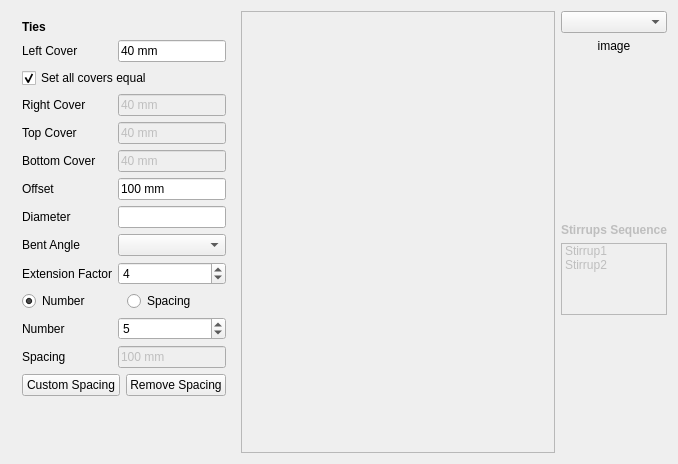
<?xml version="1.0" encoding="UTF-8"?>
<ui version="4.0">
 <class>Form</class>
 <widget class="QWidget" name="Form">
  <property name="geometry">
   <rect>
    <x>0</x>
    <y>0</y>
    <width>678</width>
    <height>464</height>
   </rect>
  </property>
  <property name="sizePolicy">
   <sizepolicy hsizetype="Preferred" vsizetype="Preferred">
    <horstretch>0</horstretch>
    <verstretch>0</verstretch>
   </sizepolicy>
  </property>
  <property name="windowTitle">
   <string>Form</string>
  </property>
  <layout class="QGridLayout" name="gridLayout" columnstretch="0,1,0">
   <item row="0" column="2">
    <layout class="QVBoxLayout" name="stirrups_configurationLayout">
     <item>
      <widget class="Gui::PrefComboBox" name="stirrups_configuration">
       <property name="sizePolicy">
        <sizepolicy hsizetype="Preferred" vsizetype="Preferred">
         <horstretch>0</horstretch>
         <verstretch>0</verstretch>
        </sizepolicy>
       </property>
       <property name="prefEntry" stdset="0">
        <cstring></cstring>
       </property>
       <property name="prefPath" stdset="0">
        <cstring></cstring>
       </property>
      </widget>
     </item>
     <item>
      <widget class="QLabel" name="stirrups_configurationImage">
       <property name="sizePolicy">
        <sizepolicy hsizetype="Expanding" vsizetype="Expanding">
         <horstretch>0</horstretch>
         <verstretch>0</verstretch>
        </sizepolicy>
       </property>
       <property name="text">
        <string>image</string>
       </property>
       <property name="scaledContents">
        <bool>false</bool>
       </property>
       <property name="alignment">
        <set>Qt::AlignHCenter|Qt::AlignTop</set>
       </property>
      </widget>
     </item>
     <item>
      <spacer name="verticalSpacer">
       <property name="orientation">
        <enum>Qt::Vertical</enum>
       </property>
       <property name="sizeType">
        <enum>QSizePolicy::Preferred</enum>
       </property>
       <property name="sizeHint" stdset="0">
        <size>
         <width>20</width>
         <height>40</height>
        </size>
       </property>
      </spacer>
     </item>
     <item>
      <widget class="QLabel" name="stirrups_sequenceLabel">
       <property name="enabled">
        <bool>false</bool>
       </property>
       <property name="font">
        <font>
         <weight>75</weight>
         <bold>true</bold>
        </font>
       </property>
       <property name="toolTip">
        <string>Adjust by dragging items</string>
       </property>
       <property name="text">
        <string>Stirrups Sequence</string>
       </property>
      </widget>
     </item>
     <item>
      <widget class="QListWidget" name="stirrups_sequenceListWidget">
       <property name="enabled">
        <bool>false</bool>
       </property>
       <property name="sizePolicy">
        <sizepolicy hsizetype="Expanding" vsizetype="Preferred">
         <horstretch>0</horstretch>
         <verstretch>0</verstretch>
        </sizepolicy>
       </property>
       <property name="sizeAdjustPolicy">
        <enum>QAbstractScrollArea::AdjustToContents</enum>
       </property>
       <property name="dragDropMode">
        <enum>QAbstractItemView::InternalMove</enum>
       </property>
       <property name="currentRow">
        <number>-1</number>
       </property>
       <item>
        <property name="text">
         <string>Stirrup1</string>
        </property>
       </item>
       <item>
        <property name="text">
         <string>Stirrup2</string>
        </property>
       </item>
      </widget>
     </item>
     <item>
      <spacer name="verticalSpacer_2">
       <property name="orientation">
        <enum>Qt::Vertical</enum>
       </property>
       <property name="sizeHint" stdset="0">
        <size>
         <width>20</width>
         <height>40</height>
        </size>
       </property>
      </spacer>
     </item>
    </layout>
   </item>
   <item row="0" column="0">
    <widget class="QWidget" name="stirrups_dataWidget" native="true">
     <property name="enabled">
      <bool>true</bool>
     </property>
     <layout class="QVBoxLayout" name="verticalLayout_2">
      <property name="leftMargin">
       <number>2</number>
      </property>
      <property name="topMargin">
       <number>0</number>
      </property>
      <property name="rightMargin">
       <number>0</number>
      </property>
      <property name="bottomMargin">
       <number>0</number>
      </property>
      <item>
       <widget class="QWidget" name="stirrups_commomDataWidget" native="true">
        <layout class="QFormLayout" name="formLayout">
         <item row="0" column="0" colspan="2">
          <widget class="QLabel" name="stirrups_heading">
           <property name="font">
            <font>
             <weight>75</weight>
             <bold>true</bold>
            </font>
           </property>
           <property name="text">
            <string>Ties</string>
           </property>
          </widget>
         </item>
         <item row="1" column="0">
          <widget class="QLabel" name="stirrups_leftCoverLabel">
           <property name="text">
            <string>Left Cover</string>
           </property>
          </widget>
         </item>
         <item row="1" column="1">
          <widget class="Gui::InputField" name="stirrups_leftCover">
           <property name="text">
            <string>40 mm</string>
           </property>
           <property name="unit" stdset="0">
            <string notr="true">mm</string>
           </property>
           <property name="quantity" stdset="0">
            <double>40.000000000000000</double>
           </property>
          </widget>
         </item>
         <item row="2" column="0" colspan="2">
          <widget class="QCheckBox" name="stirrups_allCoversEqual">
           <property name="text">
            <string>Set all covers equal</string>
           </property>
           <property name="checked">
            <bool>true</bool>
           </property>
          </widget>
         </item>
         <item row="3" column="0">
          <widget class="QLabel" name="stirrups_rightCoverLabel">
           <property name="text">
            <string>Right Cover</string>
           </property>
          </widget>
         </item>
         <item row="3" column="1">
          <widget class="Gui::InputField" name="stirrups_rightCover">
           <property name="enabled">
            <bool>false</bool>
           </property>
           <property name="text">
            <string>40 mm</string>
           </property>
           <property name="unit" stdset="0">
            <string notr="true">mm</string>
           </property>
           <property name="quantity" stdset="0">
            <double>40.000000000000000</double>
           </property>
          </widget>
         </item>
         <item row="4" column="0">
          <widget class="QLabel" name="stirrups_topCoverLabel">
           <property name="text">
            <string>Top Cover</string>
           </property>
          </widget>
         </item>
         <item row="4" column="1">
          <widget class="Gui::InputField" name="stirrups_topCover">
           <property name="enabled">
            <bool>false</bool>
           </property>
           <property name="text">
            <string>40 mm</string>
           </property>
           <property name="unit" stdset="0">
            <string notr="true">mm</string>
           </property>
           <property name="quantity" stdset="0">
            <double>40.000000000000000</double>
           </property>
          </widget>
         </item>
         <item row="5" column="0">
          <widget class="QLabel" name="stirrups_bottomCoverLabel">
           <property name="text">
            <string>Bottom Cover</string>
           </property>
          </widget>
         </item>
         <item row="5" column="1">
          <widget class="Gui::InputField" name="stirrups_bottomCover">
           <property name="enabled">
            <bool>false</bool>
           </property>
           <property name="text">
            <string>40 mm</string>
           </property>
           <property name="unit" stdset="0">
            <string notr="true">mm</string>
           </property>
           <property name="quantity" stdset="0">
            <double>40.000000000000000</double>
           </property>
          </widget>
         </item>
         <item row="6" column="0">
          <widget class="QLabel" name="stirrups_offsetLabel">
           <property name="text">
            <string>Offset</string>
           </property>
          </widget>
         </item>
         <item row="6" column="1">
          <widget class="Gui::InputField" name="stirrups_offset">
           <property name="text">
            <string>100 mm</string>
           </property>
           <property name="unit" stdset="0">
            <string notr="true">mm</string>
           </property>
           <property name="quantity" stdset="0">
            <double>100.000000000000000</double>
           </property>
          </widget>
         </item>
         <item row="11" column="0" colspan="2">
          <layout class="QHBoxLayout" name="horizontalLayout">
           <item>
            <widget class="Gui::PrefRadioButton" name="stirrups_number_radio">
             <property name="enabled">
              <bool>true</bool>
             </property>
             <property name="acceptDrops">
              <bool>false</bool>
             </property>
             <property name="text">
              <string>Number</string>
             </property>
             <property name="checked">
              <bool>true</bool>
             </property>
            </widget>
           </item>
           <item>
            <widget class="Gui::PrefRadioButton" name="stirrups_spacing_radio">
             <property name="text">
              <string>Spacing</string>
             </property>
            </widget>
           </item>
          </layout>
         </item>
         <item row="12" column="0">
          <widget class="QLabel" name="stirrups_numberLabel">
           <property name="text">
            <string>Number</string>
           </property>
          </widget>
         </item>
         <item row="12" column="1">
          <widget class="Gui::PrefSpinBox" name="stirrups_number">
           <property name="enabled">
            <bool>true</bool>
           </property>
           <property name="value">
            <number>5</number>
           </property>
          </widget>
         </item>
         <item row="13" column="0">
          <widget class="QLabel" name="stirrups_spacingLabel">
           <property name="text">
            <string>Spacing</string>
           </property>
          </widget>
         </item>
         <item row="13" column="1">
          <widget class="Gui::InputField" name="stirrups_spacing">
           <property name="enabled">
            <bool>false</bool>
           </property>
           <property name="text">
            <string>100 mm</string>
           </property>
           <property name="unit" stdset="0">
            <string notr="true">mm</string>
           </property>
           <property name="quantity" stdset="0">
            <double>100.000000000000000</double>
           </property>
          </widget>
         </item>
         <item row="14" column="0" colspan="2">
          <layout class="QHBoxLayout" name="horizontalLayout_2">
           <item>
            <widget class="QPushButton" name="stirrups_customSpacing">
             <property name="enabled">
              <bool>true</bool>
             </property>
             <property name="sizePolicy">
              <sizepolicy hsizetype="Expanding" vsizetype="Fixed">
               <horstretch>0</horstretch>
               <verstretch>0</verstretch>
              </sizepolicy>
             </property>
             <property name="text">
              <string>Custom Spacing</string>
             </property>
            </widget>
           </item>
           <item>
            <widget class="QPushButton" name="stirrups_removeCustomSpacing">
             <property name="enabled">
              <bool>true</bool>
             </property>
             <property name="sizePolicy">
              <sizepolicy hsizetype="Expanding" vsizetype="Fixed">
               <horstretch>0</horstretch>
               <verstretch>0</verstretch>
              </sizepolicy>
             </property>
             <property name="text">
              <string>Remove Spacing</string>
             </property>
            </widget>
           </item>
          </layout>
         </item>
         <item row="8" column="0">
          <widget class="QLabel" name="stirrups_bentAngleLabel">
           <property name="text">
            <string>Bent Angle</string>
           </property>
          </widget>
         </item>
         <item row="8" column="1">
          <widget class="Gui::PrefComboBox" name="stirrups_bentAngle"/>
         </item>
         <item row="9" column="0">
          <widget class="QLabel" name="stirrups_extensionFactorLabel">
           <property name="text">
            <string>Extension Factor</string>
           </property>
          </widget>
         </item>
         <item row="9" column="1">
          <widget class="Gui::PrefSpinBox" name="stirrups_extensionFactor">
           <property name="value">
            <number>4</number>
           </property>
          </widget>
         </item>
         <item row="7" column="0">
          <widget class="QLabel" name="stirrups_diameterLabel">
           <property name="text">
            <string>Diameter</string>
           </property>
          </widget>
         </item>
         <item row="7" column="1">
          <widget class="Gui::InputField" name="stirrups_diameter">
           <property name="unit" stdset="0">
            <string notr="true">mm</string>
           </property>
           <property name="quantity" stdset="0">
            <double>8.000000000000000</double>
           </property>
          </widget>
         </item>
        </layout>
       </widget>
      </item>
     </layout>
    </widget>
   </item>
   <item row="0" column="1">
    <widget class="QScrollArea" name="stirrups_scrollArea">
     <property name="sizePolicy">
      <sizepolicy hsizetype="Expanding" vsizetype="Expanding">
       <horstretch>0</horstretch>
       <verstretch>0</verstretch>
      </sizepolicy>
     </property>
     <property name="minimumSize">
      <size>
       <width>0</width>
       <height>0</height>
      </size>
     </property>
     <property name="sizeIncrement">
      <size>
       <width>0</width>
       <height>0</height>
      </size>
     </property>
     <property name="baseSize">
      <size>
       <width>0</width>
       <height>0</height>
      </size>
     </property>
     <property name="widgetResizable">
      <bool>true</bool>
     </property>
     <widget class="QWidget" name="scrollAreaWidgetContents">
      <property name="geometry">
       <rect>
        <x>0</x>
        <y>0</y>
        <width>231</width>
        <height>444</height>
       </rect>
      </property>
     </widget>
    </widget>
   </item>
  </layout>
 </widget>
 <customwidgets>
  <customwidget>
   <class>Gui::InputField</class>
   <extends>QLineEdit</extends>
   <header>Gui/InputField.h</header>
  </customwidget>
  <customwidget>
   <class>Gui::PrefSpinBox</class>
   <extends>QSpinBox</extends>
   <header>Gui/PrefWidgets.h</header>
  </customwidget>
  <customwidget>
   <class>Gui::PrefRadioButton</class>
   <extends>QRadioButton</extends>
   <header>Gui/PrefWidgets.h</header>
  </customwidget>
  <customwidget>
   <class>Gui::PrefComboBox</class>
   <extends>QComboBox</extends>
   <header>Gui/PrefWidgets.h</header>
  </customwidget>
 </customwidgets>
 <resources/>
 <connections/>
</ui>
